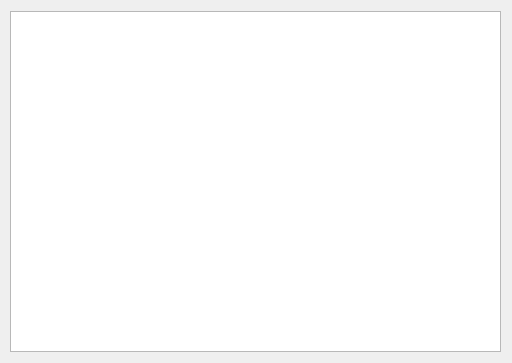
<?xml version="1.0" encoding="UTF-8"?>
<ui version="4.0">
 <class>ModifyFieldDialog</class>
 <widget class="QDialog" name="ModifyFieldDialog">
  <property name="geometry">
   <rect>
    <x>0</x>
    <y>0</y>
    <width>512</width>
    <height>363</height>
   </rect>
  </property>
  <property name="windowTitle">
   <string>Modify Field</string>
  </property>
  <widget class="QTableWidget" name="tableWidgetFields">
   <property name="geometry">
    <rect>
     <x>10</x>
     <y>11</y>
     <width>491</width>
     <height>341</height>
    </rect>
   </property>
  </widget>
 </widget>
 <resources/>
 <connections/>
</ui>
